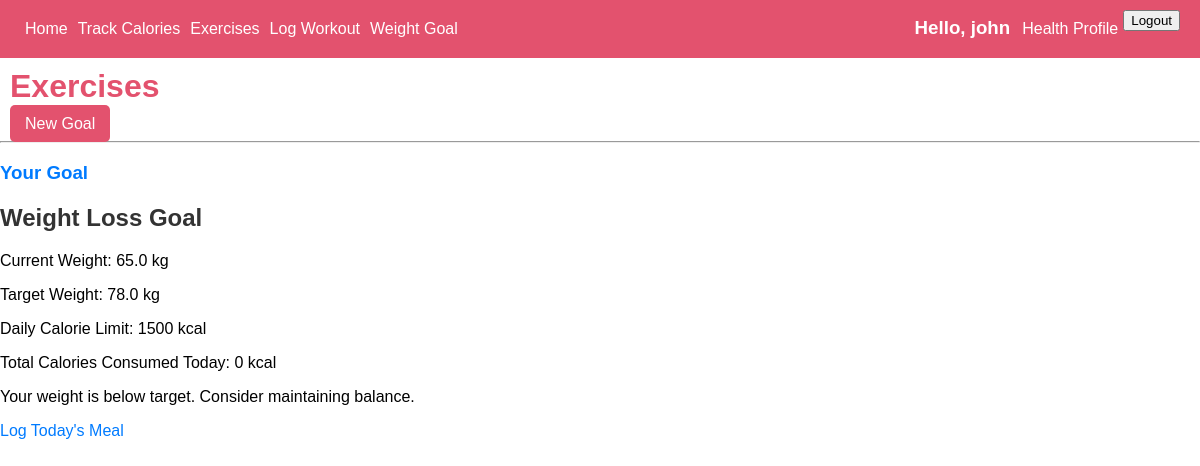
Before: /weight_loss/ (signed in) with the older database file.
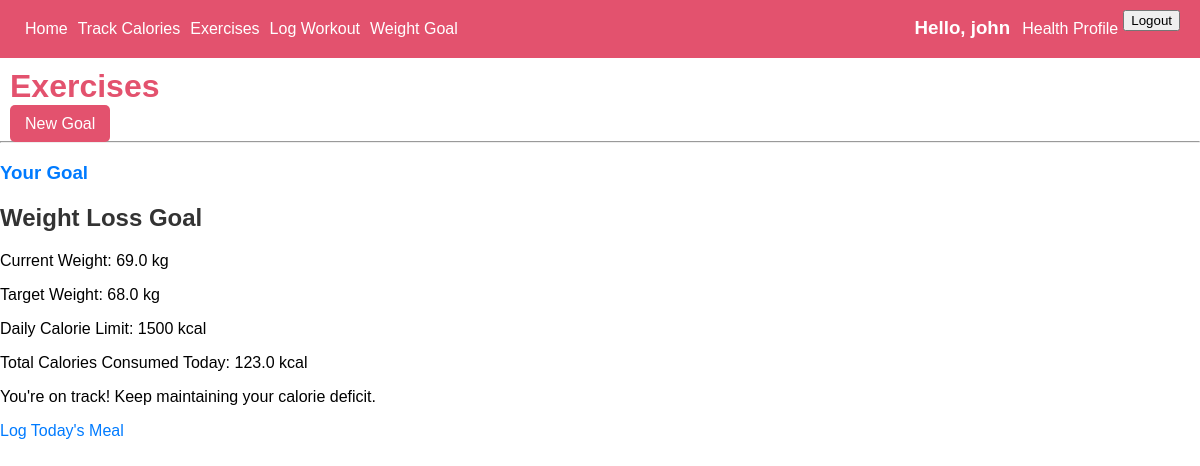
After: the same page with the newer database file.
### app/models.py (models this page shows, shortened)
class HealthProfile(models.Model):
    user = models.OneToOneField(User, on_delete=models.CASCADE)
    height = models.FloatField(null=False, blank=False, help_text="Height in meters (e.g., 1.80)")
    weight = models.FloatField(null=False, blank=False, help_text="Weight in kilograms (e.g., 65)")
    bmi = models.FloatField(editable=False, null=True)
    bmi_classification_type= [
        ('uw','Under Weight'),
        ('hw','Healthy Weight'),
        ('ow', 'Over Weight'),
        ('ob', 'Obesity'),
    ]
    bmi_type = models.CharField(max_length=20, choices=bmi_classification_type, editable=False, null=True)

class weightGoal(models.Model):
    GOAL_TYPES = [
        ('maintain','Maintain Weight'),
        ('weight gain','Weight Gain'),
        ('weight loss', 'Weight Loss'),
    ]
    user = models.ForeignKey(User, on_delete=models.CASCADE)
    goal_type = models.CharField(max_length=20, choices=GOAL_TYPES)
    start_date = models.DateField()
    target_weight = models.FloatField()
    target_date = models.DateField()

### app/views.py (the view)
# urls.py: path('weight_loss/', WeightLossDashboardView.as_view(), name='weight_loss_dashboard'),
class WeightLossDashboardView(LoginRequiredMixin, TemplateView):
    template_name = 'app/weight_goal.html'
    def get_context_data(self, **kwargs):
        context = super().get_context_data(**kwargs)
        user = self.request.user
        health_profile = HealthProfile.objects.filter(user=user).first()
        context['current_weight'] = health_profile.weight if health_profile else "Not Set"
        weight_goal = weightGoal.objects.filter(user=user).order_by('-start_date').first()
        if weight_goal:
            context['target_weight'] = weight_goal.target_weight
            context['daily_calorie_limit'] = self.calculate_daily_calorie_limit(health_profile.weight, weight_goal.target_weight)
        else:
            context['target_weight'] = None
            context['daily_calorie_limit'] = None
        today = date.today()
        current_calories = calories.objects.filter(user=user, date=today).aggregate(total_calories=Sum('calorie_count'))['total_calories']
        context['current_calories'] = current_calories if current_calories else 0
        if weight_goal:
            context['progress'] = self.get_progress_message(health_profile.weight, weight_goal.target_weight)
        else:
            context['progress'] = "No goal set."
        return context
    def calculate_daily_calorie_limit(self, current_weight, target_weight):
        daily_calorie_deficit = 500
        base_calories = 2000
        return max(1200, base_calories - daily_calorie_deficit)
    def get_progress_message(self, current_weight, target_weight):
        if current_weight > target_weight:
            return "You're on track! Keep maintaining your calorie deficit."
        elif current_weight == target_weight:
            return "Congratulations! You've reached your goal."
        else:
            return "Your weight is below target. Consider maintaining balance."

### app/templates/app/weight_goal.html
{% extends 'app/base.html' %} {% load static %} {% block content %}
<div class="container">
  <h1>Exercises</h1>
  <div class="add-button">
    <a href="{% url 'weight_goal_create' %}">New Goal</a>
  </div>
  <hr />
  <h3><a href="{% url 'weight_goal_list' %}">Your Goal</a></h3>
  <h2>Weight Loss Goal</h2>
  <p>Current Weight: {{ current_weight }} kg</p>
  {% if target_weight %}
  <p>Target Weight: {{ target_weight }} kg</p>
  {% else %}
  <p>No weight goal set.</p>
  {% endif %} {% if daily_calorie_limit %}
  <p>Daily Calorie Limit: {{ daily_calorie_limit }} kcal</p>
  <p>Total Calories Consumed Today: {{ current_calories }} kcal</p>
  <p>{{ progress }}</p>
  {% else %}
  <p>No calorie goal set. Set a weight loss goal to start tracking.</p>
  {% endif %}
  <a href="{% url 'calories' %}">Log Today's Meal</a>
</div>
{% endblock content %}

Changed rows visible on the page:
removed weightGoal: target_weight "78.0"
changed HealthProfile: weight "65.0" → "69.0"
added weightGoal: target_weight "68.0"
Other visible differences:
{{ current_calories }}: "0" → "123.0"
{{ progress }}: "Your weight is below target. Consider maintaining balance." → "You're on track! Keep maintaining your calorie deficit."
